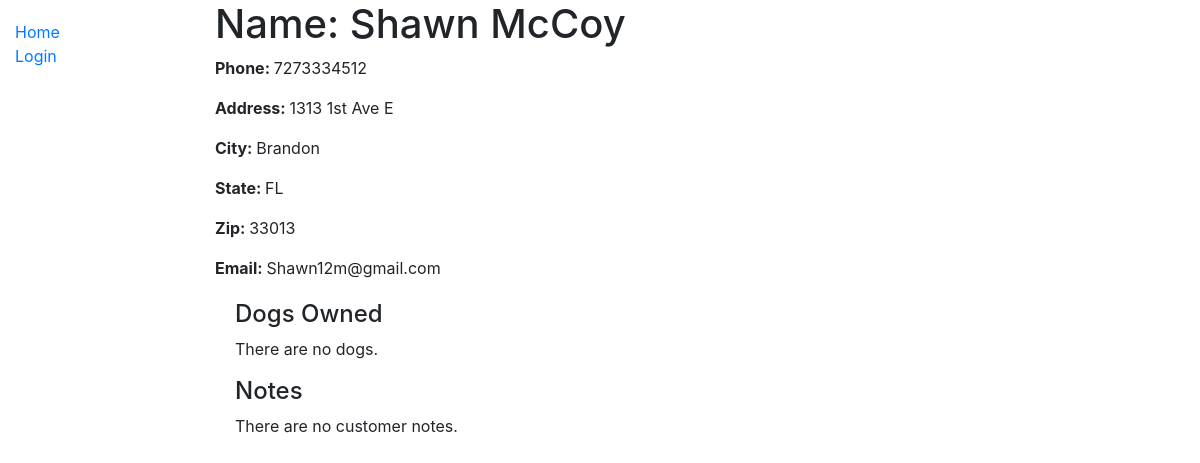
Page /home/2 on the committed database.
### home/models.py (models this page shows, shortened)
class customer(models.Model):
	name = models.CharField(max_length = 40, help_text = 'Customer name')
	phone = models.IntegerField(help_text = 'Phone Number')
	address = models.CharField(max_length = 40, help_text = 'Mailing Address')
	city = models.CharField(max_length = 20, help_text = 'City')
	state = models.CharField(max_length = 2, help_text = 'State')
	zip_code = models.IntegerField(help_text = 'Zip Code')
	email_add = models.EmailField(max_length = 25, help_text = 'Email Address')
	class Meta:
		ordering = ['name']

### home/views.py (the view)
# urls.py: path('home/<int:pk>', views.customerDetailView.as_view(), name='customer-detail'),
class customerDetailView(generic.DetailView):
	model = customer

### templates/home/customer_detail.html (shortened to what this page needs)
<html>
<body>
{% extends "base.html" %}
{% block content %}
  <h1>Name: {{ customer.name }}</h1>
  <p><strong>Phone: </strong> {{ customer.phone }}</p>
  <p><strong>Address: </strong> {{ customer.address }}</p>
  <p><strong>City: </strong> {{ customer.city }}</p>
  <p><strong>State: </strong> {{ customer.state }}</p>
  <p><strong>Zip: </strong> {{ customer.zip_code }}</p>
  <p><strong>Email: </strong> {{ customer.email_add }}</p>
  <div style="margin-left:20px;margin-top:20px">
    <h4>Dogs Owned</h4>
    {% if dog_list %}
    <ul>
      {% for dogs in dog_list %}
        <a href="{% url 'book-detail' dog.pk %}">{{ dog.dog_name}}</a>
      </li>
      {% endfor %}
    </ul>
    {% else %}
      <p>There are no dogs.</p>
    {% endif %}
    <h4>Notes</h4>
  {% if customer_list %}
  <ul>
    {% for customer in customer_list %}
      <li>
        <a href="{{ customer_notes.get_absolute_url }}">{{ customer_notes.date_made }}</a>
      </li>
    {% endfor %}
  </ul>
  {% else %}
    <p>There are no customer notes.</p>
  {% endif %}
  </div>
{% endblock %}

### rows in the picture
customer: name "Shawn McCoy", phone "7273334512", address "1313 1st Ave E", city "Brandon", state "FL", zip_code "33013", email_add "Shawn12m@gmail.com"
